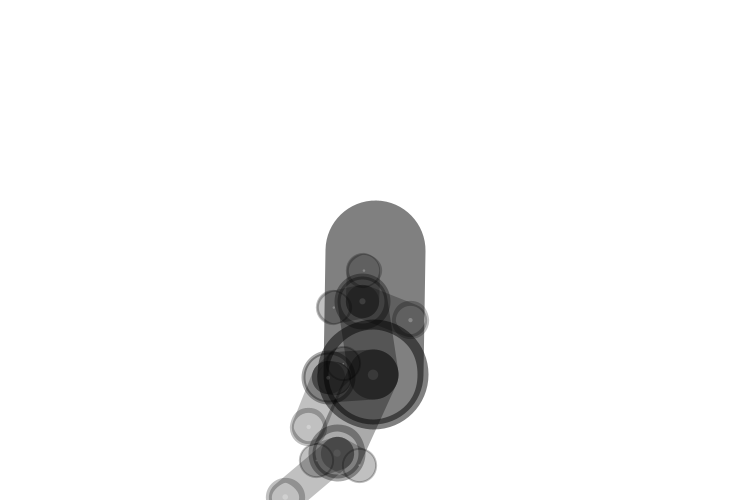
Frame 1 (no input)
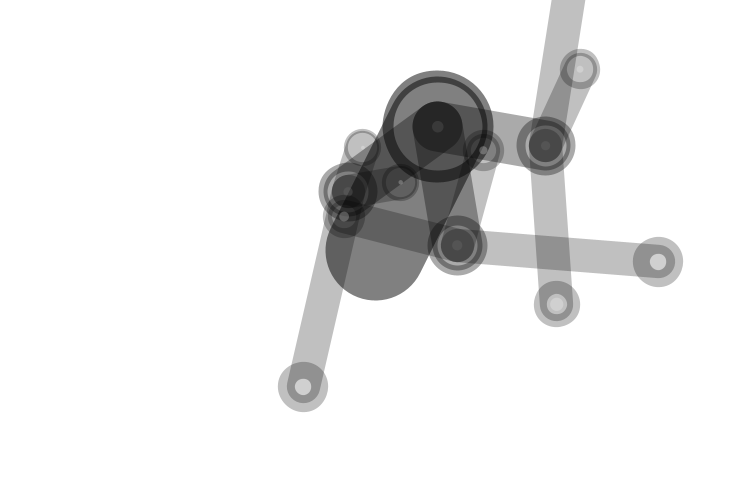
Frame 60 (the mouse pressed at the canvas centre just before this capture)
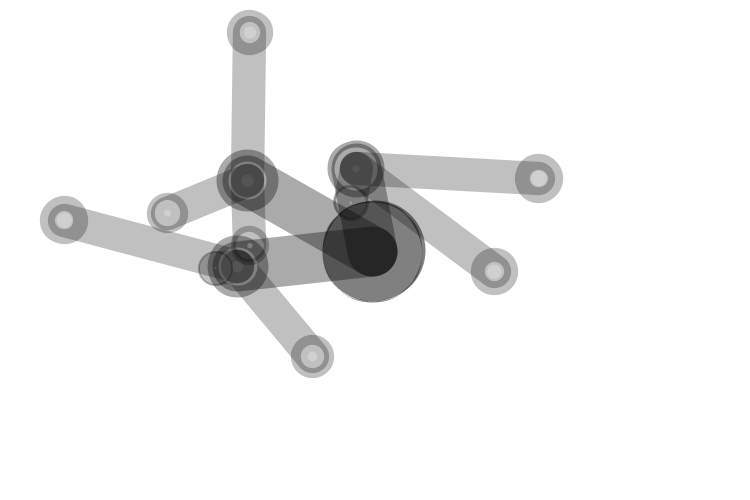
Frame 120 (the mouse held since frame 60 and released just before this capture)

The Processing sketch that drew these frames (run headless with seeded random() and noise(); from frame 60 on, the mouse is pressed at the canvas centre):

// Processing sketch: fractal_1
// ── fractal_1.pde
int _maxLevels = 3;
int _numChildren = 3;

Branch _trunk;

void setup() {
  size(750, 500);
  background(255);
  noFill();
  smooth();
  newTree();
}

void draw() {
  background(255);
  _trunk.updateMe(width/2, height/2);
  _trunk.drawMe();
}

void newTree() {
  _trunk = new Branch(1, 0, width/2, 50);
  _trunk.drawMe();
}

class Branch {
  float level, index;
  float x, y;
  float endx, endy;
  float strokeW, alph;
  float len, lenChange;
  float rot, rotChange;
  
  Branch [] children = new Branch[0];
  
  Branch(float lev, float ind, float ex, float why) {
    level = lev;
    index = ind;
    updateMe(ex, why);
    
    strokeW = (1/level) * 100;
    alph = 255 / (level + 1);
    len = (1/level) * random(200);
    rot = random(360);
    lenChange = random(10) - 5;
    rotChange = random(10) - 5;
    
    if (level < _maxLevels) {
      children = new Branch[_numChildren];
      for (int x=0; x<_numChildren; x++) {
        children[x] = new Branch(level+1, x, endx, endy);
      }
    }
  }
  
  void updateMe(float ex, float why) {
    x = ex;
    y = why;
    rot += rotChange;
    if (rot > 360) { rot = 0; }
    else if (rot < 0) { rot = 360; }
    
    len -= lenChange;
    if (len < 0) { lenChange *= -1; }
    else if (len > 200) { lenChange *= -1; }
    
    float radian = radians(rot);
    endx = x + len * cos(radian);
    endy = y + len * sin(radian);
    
    for (int i=0; i<children.length; i++) {
      children[i].updateMe(endx, endy);
    }
  }
  
  void drawMe() {
    strokeWeight(strokeW);
    stroke(0, alph);
    fill(255, alph);
    line(x, y, endx, endy);
    ellipse(endx, endy, len/12, len/12);
    for (int i=0; i<children.length; i++) {
      children[i].drawMe();
    }
  }
}
